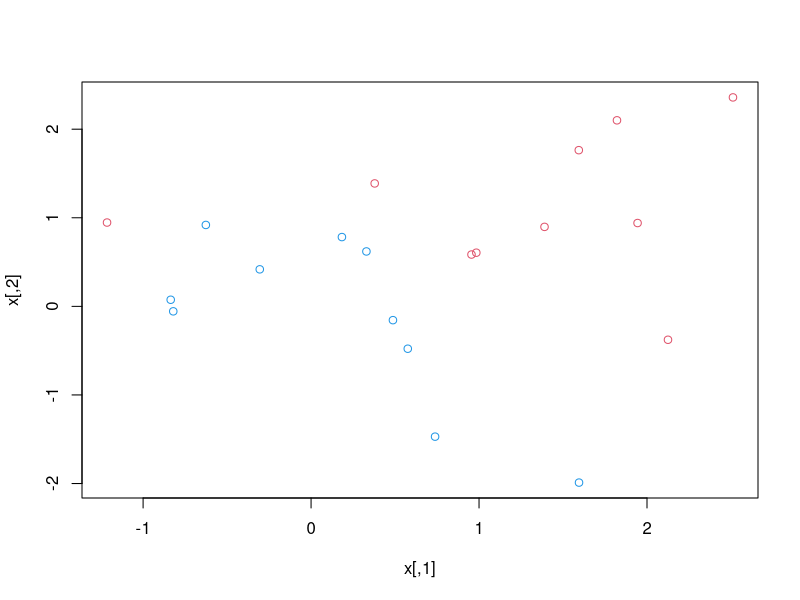
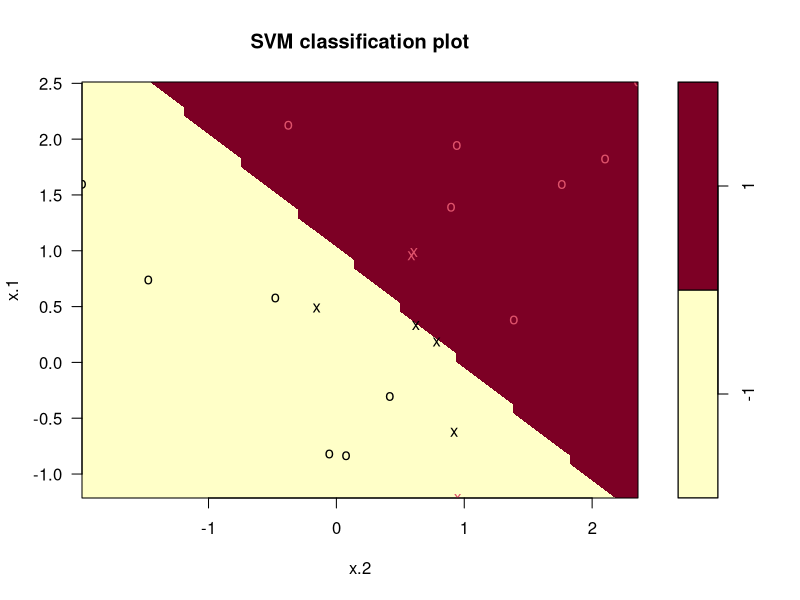
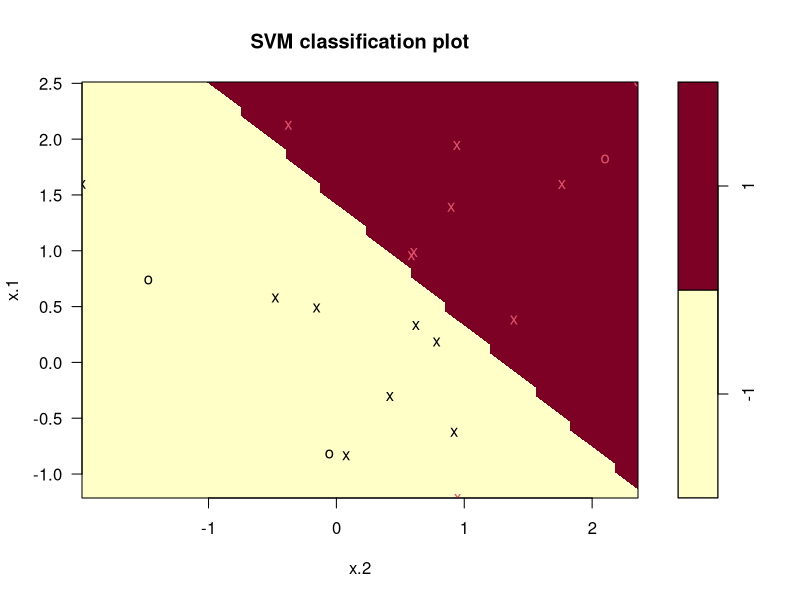

These charts were generated, in order, by the following R code:
library(e1071)
set.seed(1)

x=matrix(rnorm(40), ncol = 2) 
y= c(rep(-1,10), rep(1,10))
x[y==1,]=x[y==1,]+1
x
y
plot(x, col=(3-y))
dat = data.frame(x=x,y=as.factor(y))
svmfit = svm(y~., data = dat, kernel = "linear", cost =10, scale =FALSE)
plot(svmfit,dat)
svmfit$index

svmfit = svm(y~., data = dat, kernel = "linear", cost =0.1, scale =FALSE)
plot(svmfit,dat)
# gamma is something divided by degrees of freedom


set.seed(1)
tune.out = tune(svm, y~., data = dat, kernel = "linear", ranges = list(cost = c(0.001,0.01,0.1,1.6,10,100)))
summary(tune.out)
bestmod =tune.out$best.model
summary(bestmod)
xtest= matrix(rnorm(20*2), ncol =2)
ytest =sample(c(-1,1),20, rep = TRUE)
xtest[ytest==1,]=xtest[ytest==1,]+1
testdat = data.frame(x=xtest, y=as.factor(ytest))
ypred = predict(bestmod, testdat)
table(predict=ypred, truth= testdat$y)



